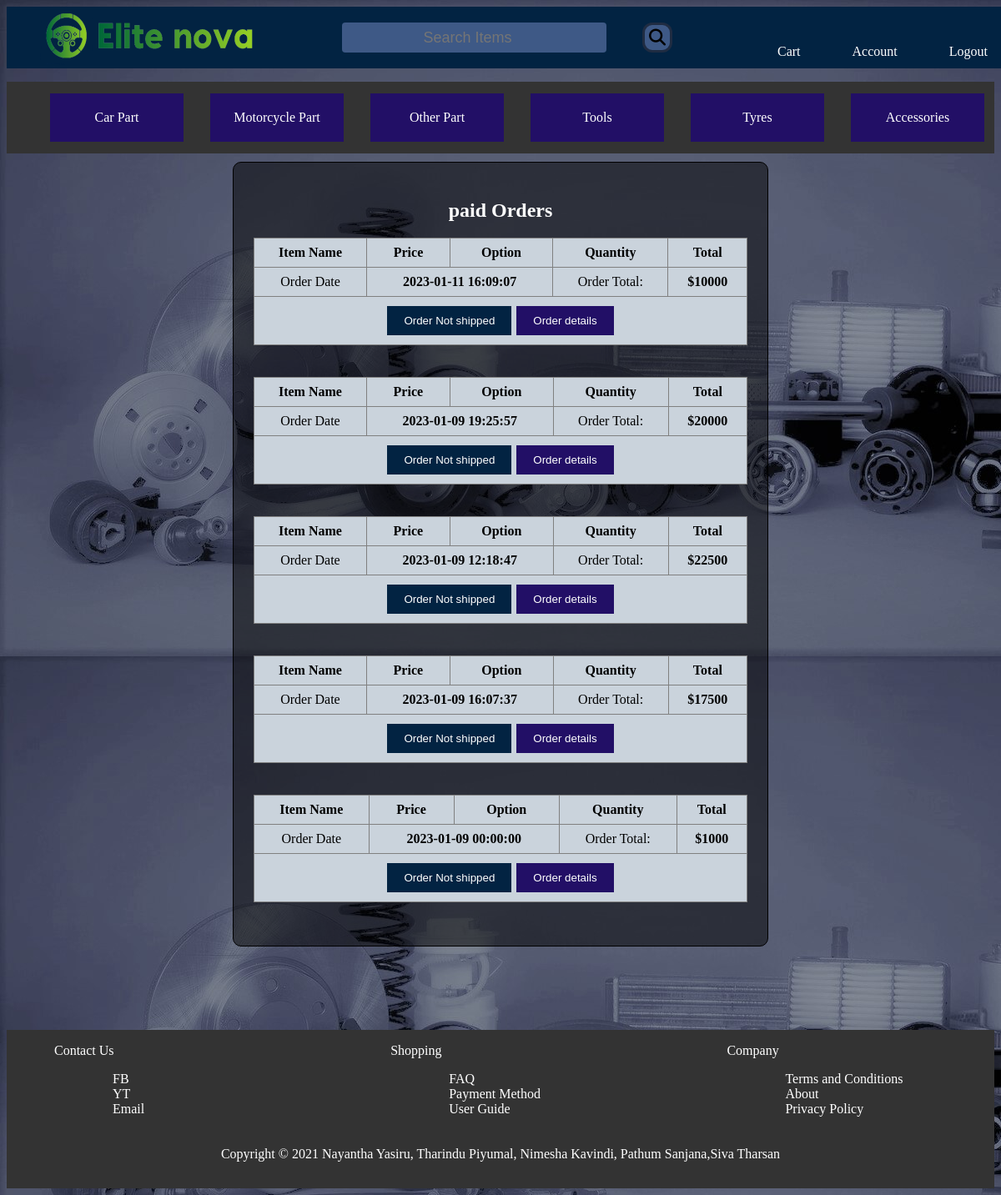
Screenshot of /paid_orders.php (signed in) with the database file from the repository.
### tables this page shows
CREATE TABLE IF NOT EXISTS `orders` (
  `order_id` int(11) NOT NULL AUTO_INCREMENT,
  `cus_id` int(11) NOT NULL,
  `address_id` int(11) DEFAULT NULL,
  `price` float DEFAULT NULL,
  `date` datetime DEFAULT NULL,
  `paid` int(11) DEFAULT NULL,
  `shipped` int(11) DEFAULT NULL,
  PRIMARY KEY (`order_id`)
);

### paid_orders.php (the view, shortened to what this page needs)
<!DOCTYPE html>
<html lang="en">
<head>
    <link rel="stylesheet" href="css/nav_bar.css">
    <link href="./css/navigation.css" rel="stylesheet"/>
    <link href="https://cdnjs.cloudflare.com/ajax/libs/font-awesome/6.2.1/css/all.min.css"
 rel="stylesheet"/>
    <link rel="stylesheet" href="./css/footer.css">
</head>
<body>
<div class="main">
    <div class="navbar">
        <div class="icon">
            <a href="index.php">
                <img alt="logo" id="img" src="./site_img/logo.png">
            </a>
        </div>
        <div class="search">
            <form action="search.php" onsubmit="return check_search_value()">
                <input class="search" id="search-bar" name="search" placeholder="Search Items" type="search">
                <button class="btn"><label for="search-bar"><i class="fa-solid fa-magnifying-glass"></i></label>
                </button>
            </form>
        </div>
        <div class="menu">
            <ul>
                <li><a href="./cart.php">Cart</a></li>
                <li><a href="./account.php">Account</a></li>
                <li><a href="./logout.php">Logout</a></li>
            </ul>
        </div>
    </div>
    <div class="navbar2">
        <ul>
            <li>
                <div class="car">
                    <a href="./search.php?search=car">Car Part</a>
                </div>
            </li>
            <li>
                <div class="Motor">
                    <a href="./search.php?search=Motorcycle">Motorcycle Part</a>
                </div>
            </li>
            <li>
                <div class="other">
                    <a href="./search.php?search=other">Other Part</a>
                </div>
            </li>
            <li>
                <div class="tools">
                    <a href="./search.php?search=tools">Tools</a>
                </div>
            </li>
            <li>
                <div class="tyres">
                    <a href="./search.php?search=tyres">Tyres</a>
                </div>
            </li>
            <li>
                <div class="access">
                    <a href="./search.php?search=Accessories">Accessories</a>
                </div>
            </li>
        </ul>
    </div>
</div>
<br>
<br>
<?php
include "connect.php";
if (isset($_COOKIE['user_id'])) {
    $user_id = $_COOKIE['user_id'];
} else {
    $user_id = null;
    header("Location: login.php");
    exit;
}
$sql = "SELECT * FROM orders WHERE cus_id = $user_id AND paid IS NOT NULL ORDER BY order_id DESC";
$result = mysqli_query($connect, $sql);
if (mysqli_num_rows($result) > 0) {
    echo '<div class="box">';
    echo '<h2> paid Orders </h2>';
    while ($row = mysqli_fetch_assoc($result)) {
        $order_id = $row['order_id'];
        $order_total = $row['price'];
        $shipped = $row['shipped'];
        $date = $row['date'];
        echo '<table>';
        echo '<tr>';
        echo '<th>Item Name</th>';
        echo '<th>Price</th>';
        echo '<th>Option</th>';
        echo '<th>Quantity</th>';
        echo '<th>Total</th>';
        echo '</tr>';
        echo '<tr>';
        echo '<td >Order Date</td>';
        echo '<td colspan="2"><b>' . $date . '</b></td>';
        echo '<td >Order Total:</td>';
        echo '<td> <b>$' . $order_total . '</b> </td>';
        echo '</tr>';
        echo '<tr>';
        echo '<td colspan="5">';
        if ($shipped) {
            echo ' <button onclick="window.location.href =\'track_order.php?order_id=' . $order_id . '\'" class="pay-now">Order Shipped</button> ';
        } else {
            echo '<button onclick="window.location.href =\'track_order.php?order_id=' . $order_id . '\'" class="pay-now">Order Not shipped</button>';
        }
        echo '<button class="cancel-order" onclick="window.location.href=\'order_info.php?order_id=' . $order_id . '\'">Order details</button> </td>';
        echo '</tr>';
        echo '</table><br>';
    }
    echo '</div>';
} else {
    echo '<h2> You have no unpaid orders </h2>';
}
?>
<footer style="margin-top: 100px">
    <div class="footer-container">
        <div class="footer-left">
            <nav>
                <a href="contactus.html">Contact Us</a>
                <ul>
                    <li><a href="contactus.html">FB</a></li>
                    <li><a href="contactus.html">YT</a></li>
                    <li><a href="contactus.html">Email</a></li>
                </ul>
            </nav>
        </div>
        <div class="footer-center">
            <nav>
              <a href="FAQ.html">Shopping</a>
                <ul>
                    <li><a href="FAQ.html">FAQ</a></li>
                    <li><a href="FAQ.html">Payment Method</a></li>
                    <li><a href="FAQ.html">User Guide</a></li>
                </ul></ul>
            </nav>
        </div>
        <div class="footer-right">
            <nav>
             <a href="about.html">Company</a>
                <ul>
                    <li><a href="about.html">Terms and Conditions</a></li>
                    <li><a href="about.html">About</a></li>
                    <li><a href="about.html">Privacy Policy</a></li>
                </ul>
            </nav>
        </div>
    </div>
    <div class="bottom-tx">
        <p>Copyright © 2021 Nayantha Yasiru, Tharindu Piyumal, Nimesha Kavindi, Pathum Sanjana,Siva Tharsan</p>
    </div>
</footer>
</body>
</html>

### css/nav_bar.css (style rules this page uses)
nav { display: flex; align-items: center; justify-content: space-between; width: 100%; padding: 0 25px; }
nav * { display: inline-block; flex-grow: 1; text-align: center; }

### css/navigation.css (style rules this page uses)
.main { width: 100%; height: 150px; }
.navbar { width: 100vw; background: linear-gradient(to top, rgb(2, 35, 66) 50%, rgb(2, 35, 66) 50%); display: flex; justify-content: space-evenly; align-items: center; overflow-x: clip; }
.navbar > * { flex: 0 1 33%; float: none !important; }
.search { text-align: center; border-radius: 4px; }
.search form { display: flex; justify-content: space-between; }
#search-bar { border: none; text-align: center; flex: 0 0 80%; }
.search button.btn { background: #3e5986; padding: 5px 5px; border: 3px solid rgba(0, 0, 0, 0.5); margin-left: 10px; border-radius: 12px; }
.search button.btn i { font-size: 1.25rem; }
.menu { width: 100px; float: left; height: 70px; }
.navbar ul { display: flex; justify-content: center; align-items: center; }
.navbar ul li { list-style: none; margin-left: 62px; margin-top: 27px; font-size: 16px; color: brown; cursor: pointer; }
.navbar2 { width: 100%; height: 50%; margin: auto; background: linear-gradient(to top, rgb(2, 35, 66) 50%, rgb(2, 35, 66) 50%); }
.navbar2 ul { overflow: hidden; background-color: #333; display: flex; align-items: center; justify-content: center; }
li { float: left; box-sizing: unset; }
.navbar2 ul li { display: block; color: rgb(58, 161, 119); text-align: center; padding: 14px 16px; text-decoration: none; cursor: pointer; }
#search-bar { font-size: large; background-color: #3e5986; }
#img { height: 70px; width: 28vw; }
.car { width: 120px; padding: 20px; border: #111; margin: 0; background-color: rgb(34, 15, 102); text-align: center; }
.Motor { width: 120px; padding: 20px; border: #111; margin: 0; background-color: rgb(34, 15, 102); text-align: center; float: left; }
.other { width: 120px; padding: 20px; border: #111; margin: 0; background-color: rgb(34, 15, 102); text-align: center; float: left; }
.tools { width: 120px; padding: 20px; border: #111; margin: 0; background-color: rgb(34, 15, 102); text-align: center; float: left; }
.tyres { width: 120px; padding: 20px; border: #111; margin: 0; background-color: rgb(34, 15, 102); text-align: center; float: left; }
.access { width: 120px; padding: 20px; border: #111; margin: 0; background-color: rgb(34, 15, 102); text-align: center; float: left; }
li a { text-decoration: none; color: white; cursor: pointer; }

### css/footer.css (style rules this page uses)
footer { background-color: #333; color: #fff; padding: 1em; margin-top: 50px; margin-left: 0 !important; }
footer .footer-container { display: flex; justify-content: space-between; align-items: center; }
footer .footer-left { flex-basis: 30%; }
footer .footer-center { flex-basis: 30%; }
footer .footer-right { flex-basis: 30%; }
footer nav { flex-direction: column; justify-content: flex-start; align-items: flex-start !important; }
footer ul li { float: none; display: block; text-align: left !important; margin-left: 30px; }
footer a { color: #fff; text-decoration: none; margin-left: 1em; }
footer .bottom-tx { width: 100%; background-color: #333; color: white; text-align: center; margin-top: 20px; }

### paid_orders.php (style rules this page uses)
body { background-color: #cad3dc; background-image: url(site_img/background\ img.jpg); }
.box { width: 50%; margin: 0 auto; text-align: center; padding: 20px; border-width: 3px; border: 1px solid black; padding: 2%; border-radius: 10px; background-color: rgba(0, 0, 0, 0.5); color: white; }
table { width: 100%; margin: 10px 0; border-collapse: collapse; border: 1px solid gray; }
tr { background-color: #f2f2f2; }
th, td { border: 1px solid gray; text-align: center; padding: 8px; }
th { background-color: #cad3dc; color: black; }
td { background-color: #cad3dc; color: black; }
.pay-now, .cancel-order { padding: 10px 20px; background-color: #022342; color: white; border: none; cursor: pointer; text-align: center; margin: 3px; }
.cancel-order { background-color: #220f66; }

### rows the page displays
orders: date "2023-01-11 16:09:07", price "10000"
orders: date "2023-01-09 19:25:57", price "20000"
orders: date "2023-01-09 12:18:47", price "22500"
orders: date "2023-01-09 16:07:37", price "17500"
orders: date "2023-01-09 00:00:00", price "1000"
